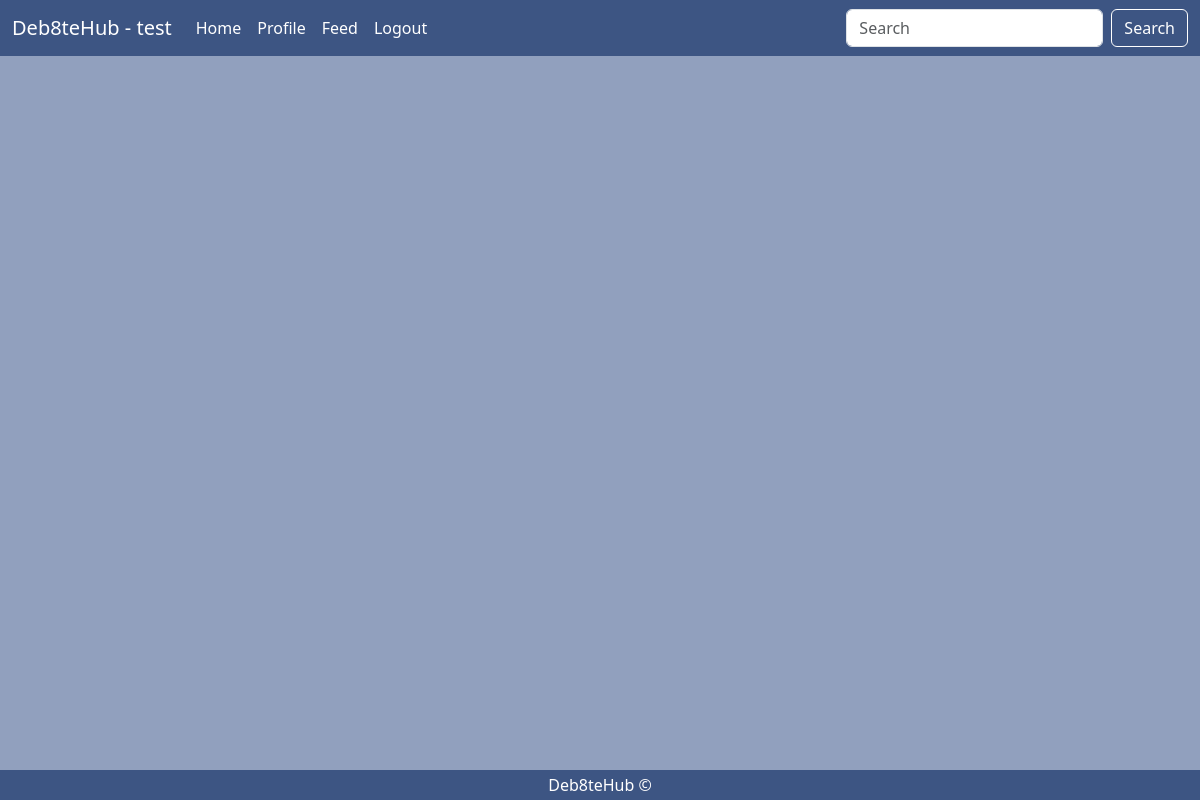
The page /user_index.html (signed in) on the database as committed earlier.
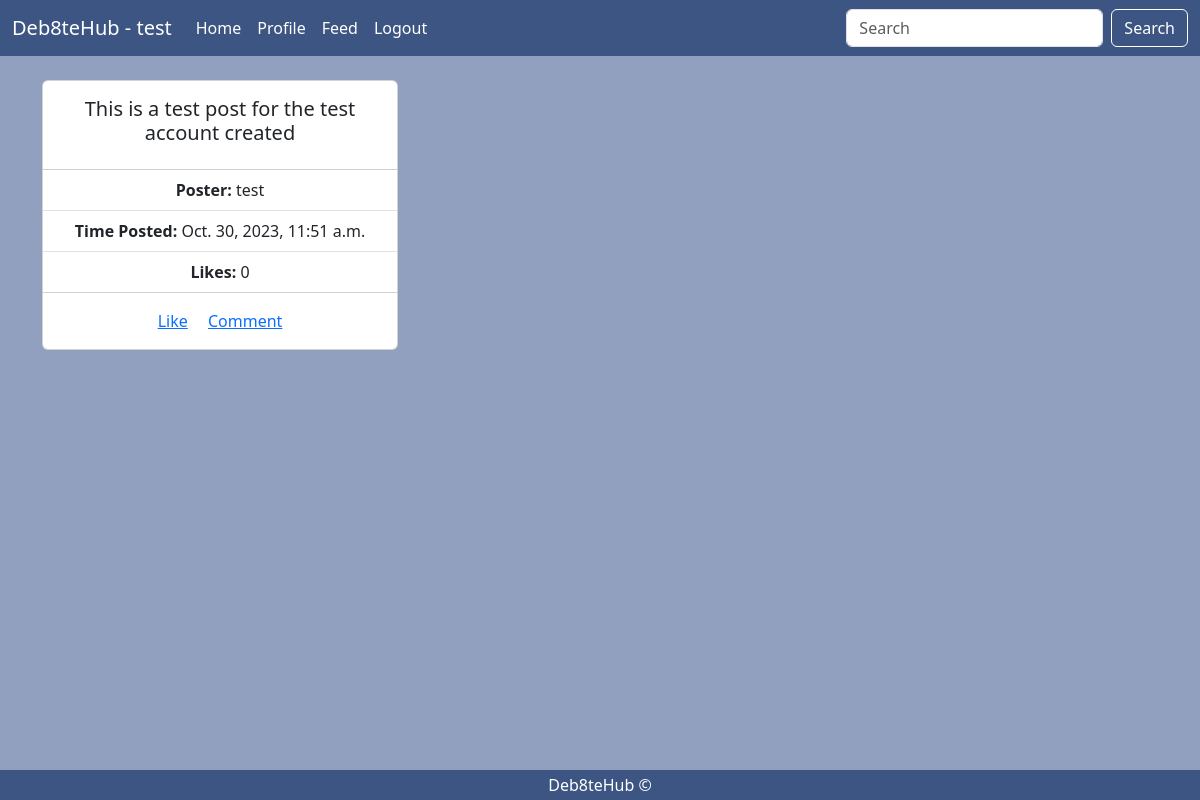
The same page on the database as committed later.
### main/models.py (models this page shows, shortened)
class Post(models.Model):
    postID = models.UUIDField(primary_key=True, default=uuid.uuid4)
    content = models.CharField(max_length=100)
    timestamp = models.DateTimeField(default=datetime.now)
    owner = models.ForeignKey(User, on_delete=models.CASCADE)
    likes = models.IntegerField(default=0)

### main/views.py (the view)
# urls.py: path("user_index.html", views.usr_home, name='usr_home'),
@login_required(login_url='login_form.html')
def usr_home(request):
    user_prof = Profile.objects.get(user=request.user)
    try:
        all_posts = Post.objects.all()
    except Post.DoesNotExist:
        all_posts = None
    return render(request, "user_index.html", {'user_prof':user_prof, 'all_posts':all_posts})

### main/templates/user_index.html (shortened to what this page needs)
{% extends "base.html" %}
	{% block style_link %}
	<link rel="stylesheet" type="text/css" href="../static/user_index.css">
	{% endblock style_link %}
	{% block page_content %}
	<nav class="navbar navbar-expand-lg nav-cust">
	  <div class="container-fluid">
	    <a class="navbar-brand" href="#">Deb8teHub - {{user.username}}</a>
	    <div class="collapse navbar-collapse" id="navbarSupportedContent">
	      <ul class="navbar-nav me-auto mb-2 mb-lg-0">
	        <li class="nav-item">
	          <a class="nav-link" aria-current="page" href="user_index.html">Home</a>
	        </li>
	        <li class="nav-item">
	          <a class="nav-link" href="user_profile.html">Profile</a>
	        </li>
	        <li class="nav-item">
	          <a class="nav-link" href="user_feed.html">Feed</a>
	        </li>
	        <li class="nav-item">
	          <a class="nav-link" href="logout">Logout</a>
	        </li>
	      </ul>
	      <form class="d-flex" role="search">
	        <input class="form-control me-2" type="search" placeholder="Search" aria-label="Search">
	        <button class="btn btn-outline" type="submit">Search</button>
	      </form>
	    </div>
	  </div>
	</nav>
	<br>
	<div class="container">
		<div class="row">
		  {% for post in all_posts %}
		  <div class="col-xl-4 d-flex justify-content-center text-center">
			  <div class="card" style="width: 30rem; margin-bottom:2%">
				<div class="card-body">
				  <h5 class="card-title">{{post.content}}</h5>
				</div>
				<ul class="list-group list-group-flush">
				  <li class="list-group-item"><strong>Poster: </strong> {{post.owner.username}}</li>
				  <li class="list-group-item"><strong>Time Posted: </strong> {{post.timestamp}}</li>
				  <li class="list-group-item"><strong>Likes: </strong> {{post.likes}}</li>
				</ul>
				<div class="card-body">
				  <a href="#" class="card-link">Like</a>
				  <a href="#" class="card-link">Comment</a>
				</div>
			  </div>
		  </div>
		  {% endfor %}
		</div>
	  </div>
	<footer>Deb8teHub &copy;</footer>
	{% endblock page_content %}

Rows that differ between the two databases and show on the page:
added Post: content "This is a test post for the test account created", owner.username "test", timestamp "Oct. 30, 2023, 11:51 a.m.", likes "0"
